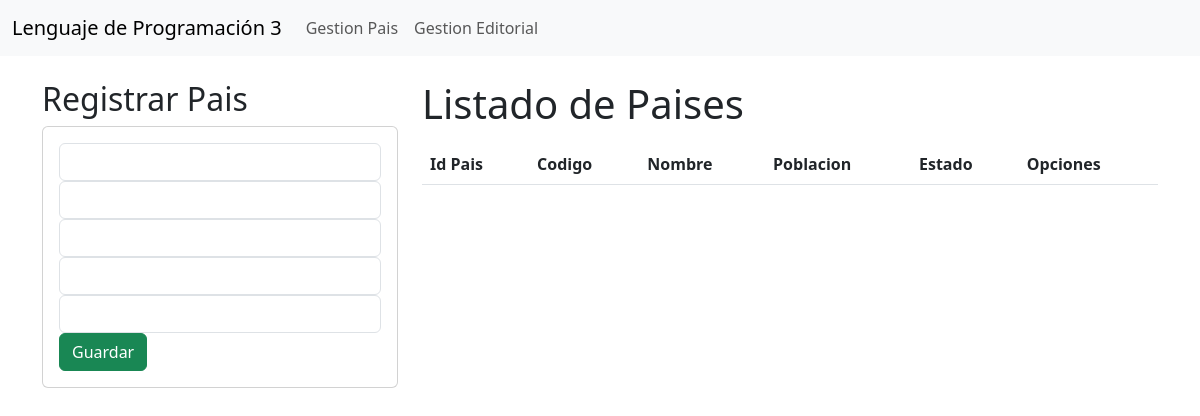
Before: /gestionPais/ with the older database file.
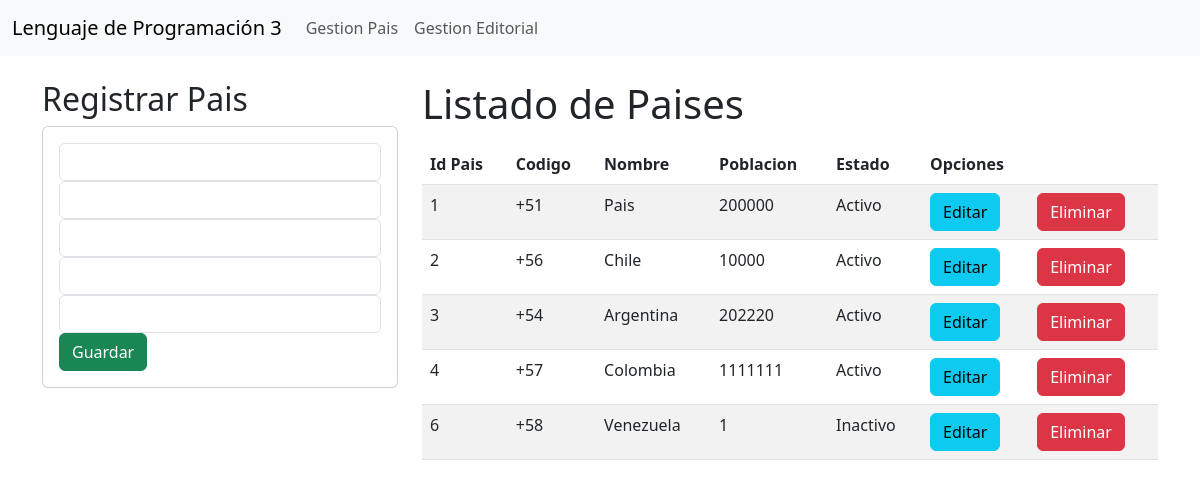
After: the same page with the newer database file.
### miapp/models.py (models this page shows)
class Pais(models.Model):
    idpais=models.CharField(primary_key=True, max_length=6)
    codigo=models.CharField(max_length=10)
    nombre=models.CharField(max_length=10)
    poblacion=models.CharField(max_length=10)
    estado=models.CharField(max_length=10)

### miapp/views.py (the view)
# urls.py: path('gestionPais/', views.gestionPais, name = "gestionPais"),
def gestionPais(request):
    listadoPais=Pais.objects.all()
    return render(request,'gestionPais.html', {"Pais": listadoPais})

### miapp/templates/gestionPais.html (shortened to what this page needs)
{% extends 'layout.html' %}
{% block content %}
<div class="row">
    <div class="col-sm-12 col-md-6 col-lg-4 col-xl-4">
        <h2>Registrar Pais</h2>
        <div class="card">
            <div class="card-body">
                <form action="/registrarPais/" method="POST">{% csrf_token %}
                    <div class="form-group">
                        <input type="text" id="txtIdPais" name="txtIdPais" class="form-control"
                             required>
                    </div>
                    <div class="form-group">
                        <input type="text" id="txtCodigo" name="txtCodigo" class="form-control"
                             required>
                    </div>
                    <div class="form-group">
                        <input type="text" id="txtNombre" name="txtNombre" class="form-control"
                             required>
                    </div>
                    <div class="form-group">
                        <input type="text" id="txtPoblacion" name="txtPoblacion" class="form-control"
                             required>
                    </div>
                    <div class="form-group">
                        <input type="text" id="txtEstado" name="txtEstado" class="form-control"
                             required>
                    </div>
                    <div class="form-group">
                        <button type="submit" class="btn btn-success btn-block text-white">Guardar</button>
                    </div>
                </form>
            </div>
        </div>
    </div>
    <div class="col-sm-12 col-md-6 col-lg-8 col-xl-8">
        <h1>Listado de Paises</h1>
        <div class="table-responsive py-2">
            <table class="table table-striped">
                <thead>
                    <tr>
                        <th>Id Pais</th>
                        <th>Codigo</th>
                        <th>Nombre</th>
                        <th>Poblacion</th>
                        <th>Estado</th>
                        <th colspan="2">Opciones</th>
                    </tr>
                </thead>
                <tbody>
                    {% for c in Pais %}
                    <tr>
                        <td>{{c.idpais}}</td>
                        <td>{{c.codigo}}</td>
                        <td>{{c.nombre}}</td>
                        <td>{{c.poblacion}}</td>
                        <td>{{c.estado}}</td>
                        <td><a href="edicioncurso/{{c.codigo}}" class="btn btn-info">Editar</a></td>
                        <td><a href="{%url 'eliminarPais' id=c.idpais%}" class="btn btn-danger">Eliminar</a></td>
                    </tr>
                    {% endfor %}
                </tbody>
            </table>
        </div>
    </div>
</div>
</div>
{% endblock %}

### miapp/templates/layout.html (shortened to what this page needs)
<!DOCTYPE html>
<html lang="en">
<head>
    <link href="https://cdn.jsdelivr.net/npm/bootstrap@5.3.0/dist/css/bootstrap.min.css" rel="stylesheet">
</head>
<body>
    <nav class="navbar navbar-expand-lg bg-body-tertiary">
        <div class="container-fluid">
          <a class="navbar-brand" href="#">Lenguaje de Programación 3</a>
          <div class="collapse navbar-collapse" id="navbarNavAltMarkup">
            <div class="navbar-nav">
              <a class="nav-link" href="/gestionPais">Gestion Pais</a>
              <a class="nav-link" href="/gestionEditorial">Gestion Editorial</a>
            </div>
          </div>
        </div>
      </nav>
      <div class="container py-4">
        {% block content %}
        {% endblock %}
</body>
</html>

Changed rows visible on the page:
added Pais: idpais "1", codigo "+51", nombre "Pais", poblacion "200000", estado "Activo"
added Pais: idpais "2", codigo "+56", nombre "Chile", poblacion "10000", estado "Activo"
added Pais: idpais "3", codigo "+54", nombre "Argentina", poblacion "202220", estado "Activo"
added Pais: idpais "4", codigo "+57", nombre "Colombia", poblacion "1111111", estado "Activo"
added Pais: idpais "6", codigo "+58", nombre "Venezuela", poblacion "1", estado "Inactivo"
